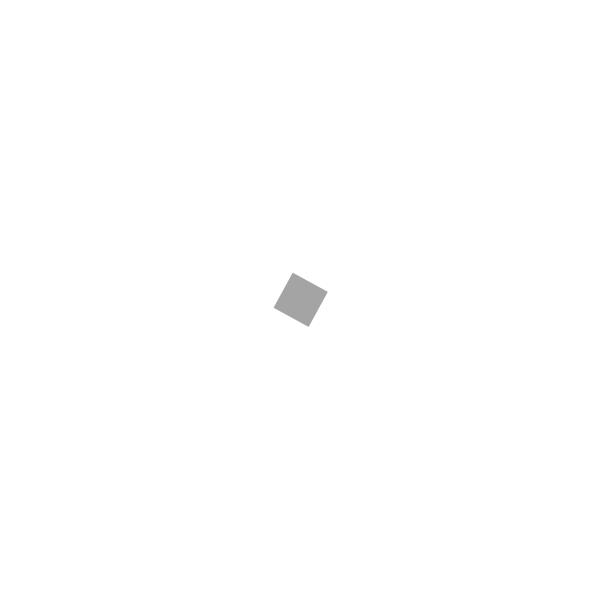
Frame 1 (no input)
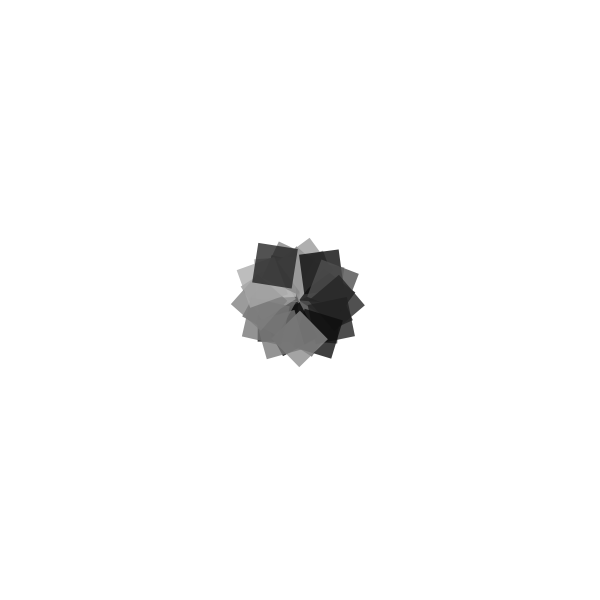
Frame 60 (the mouse pressed at the canvas centre just before this capture)
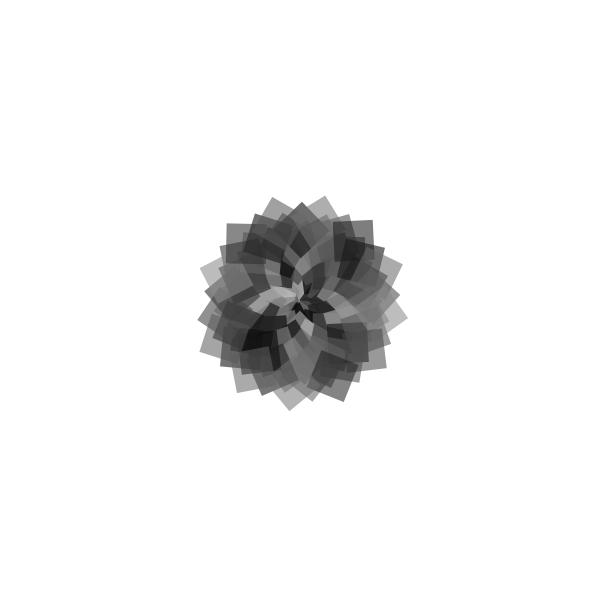
Frame 120 (the mouse held since frame 60 and released just before this capture)

The Processing sketch that drew these frames (run headless with seeded random() and noise(); from frame 60 on, the mouse is pressed at the canvas centre):

// Processing sketch: sketch_28122012
// ── sketch_28122012.pde
float ang_rot, escala, i;

void setup() {
  size(600, 600);
  background(255);
  ang_rot=0;
  i=0;
  escala=0;
  frameRate(60);
  smooth();
  noStroke();
}

void draw() {

  fill(random(255-i), 255-i);
  //escala = ang_rot/12;
  ang_rot+=0.5;
  i+=1;
  translate(width/2, height/2);
  rotate(ang_rot);
  //scale(-escala);
  rectMode(CENTER); 

  rect(ang_rot, -ang_rot, 40, 40);

  if (ang_rot==200) {
    ang_rot=ang_rot*(-1);
  }
  if (i==255) {
    fill(255, 100);
    i-=255;
  }
}
